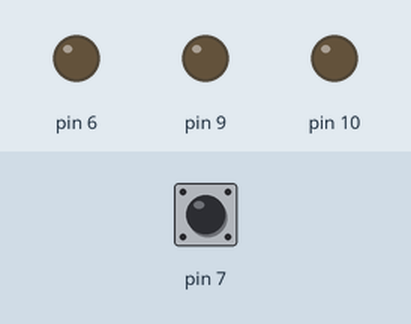
Recording of a sketch running on a simulated Arduino Uno, built with avr-gcc and run on an emulated ATmega328P. On the bench: output pins drawn as LEDs (lit = HIGH). The inputs (shaded band) are chosen by the test bench; at power-on: pin 7 HIGH. Random numbers use the default seed unless the sketch sets one.

Above: at 1.2 s.
1.3 s: pin 7 pulled LOW for 0.15 s
At 2.2 s:
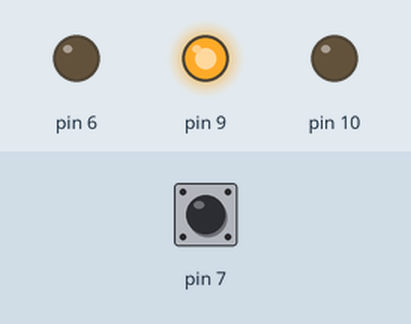
Timing chart, 0 to 4.3 s (numbered marks = the images above; inputs shaded):
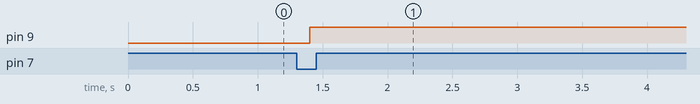

The sketch:

shrine_controller_COIN_TRIGGER_010.ino.ino
```cpp
// PIN9 TRIGGERS THE MP3 DIVINATION DEVICE
//RELAYS ON PINS 2,3,4,5 CONTROL NEONS (WIRED IN PAIRS)
// RELAY ON PIN 6 UNUSED

void setup() {

  randomSeed(analogRead(A0) + analogRead(A1) + analogRead(A2));


//int CountCoin = 0;


}

void loop() {

//coin in pin -SET HIGH TO STOP
    pinMode(7, INPUT);
    digitalWrite(7, HIGH);

    //TRIGGER MP3 PLAYER pin -SET LOW TO STOP mp3
    pinMode(9, OUTPUT);
    digitalWrite(9, LOW);

// relay pins STOP RELAYS
    pinMode(2, INPUT);
      pinMode(3, INPUT);
        pinMode(4, INPUT);
          pinMode(5, INPUT);
          //COMPUTER LEDS OFF
            pinMode(6, INPUT);
            //OTHER 3 RELAYS
           pinMode(10, INPUT);
      pinMode(11, INPUT);
        pinMode(12, INPUT);


  int CoinOp = digitalRead(7);


if(CoinOp == LOW)
// switch is pressed - pullup keeps pin high normally
{
   delay(100); // delay to debounce switch
//TURN ON MP3
 digitalWrite(9, HIGH);


RunNeons();
}}//END LOOP


//>>>>>>>>>>>>>>>>>>>>>>SELECT RELAY/NEON FUNCTION
void RunNeons()
{
    //turn on lights on white board
    pinMode(6, OUTPUT);


 int CountCoin = 1;
 int cycle = random(6,12);
int timer = cycle;  //AMOUNT OF TIMES TO REPEAT THE neon rotation
int tempo = 600; //miliseconds delay between each CYCLE
int OnTime= 400; //how long each neon on

//>>>>>>WHILE LOOP
  while(CountCoin < timer){
 // loop from the lowest pin to the highest:
  for (int thisPin = 2; thisPin < 6; thisPin++) {
     // turn the pin on:FOR NEON LIGHTS
    pinMode(thisPin, OUTPUT);
    //DELAY BETWEEN SELECTIONS
    delay(OnTime);
    // turn the pin off:
      pinMode(thisPin, INPUT);
CountCoin++;


delay(tempo);        // delay in between reads for stability
  }//END FOR LOOP
  }//END WHILE LOOP

//>>>>>>>>>>>>>>>>>>>>>
    //TURN NEONS OFF
  // relay pins STOP RELAYS
    pinMode(2, INPUT);
      pinMode(3, INPUT);
        pinMode(4, INPUT);
          pinMode(5, INPUT);

            //OTHER 3 RELAYS
           pinMode(10, INPUT);
      pinMode(11, INPUT);
        pinMode(12, INPUT);

           //turn OFF lights on white board
    pinMode(6, INPUT);
  //start radio voices
  SelectRadio();
 }//END LOOP


//>>>>>>>>>>>>>>>>>>>>>>SELECT RADIO/NEON FUNCTION
void SelectRadio()
{     //  the radio relays 10,11,12

  //turn on lights on white board
    pinMode(6, OUTPUT);


 //TURN ON THE PIN9 TO START MP3 PLAYER
pinMode(9, OUTPUT);

    int CountCoin2 = 1;
    int cycle = random(2,6);
int timer2 = cycle; //AMOUNT OF TIMES TO REPEAT THE CYCLE

int tempo = 3000; //RADIO OFF TIME miliseconds delay between each cycle
int TimeOn = 5000; //0[time for radio to stay on
//>>>>>>WHILE LOOP
  while(CountCoin2 < timer2){

 // loop from the lowest pin to the highest FOR RADIO RELAYS 9,10,11
  for (int thisPin = 10; thisPin < 13; thisPin++) {

      // next decide if radio1 is on or off
pinMode(thisPin, OUTPUT);

if(timer2 > 3){  //turn on lights on white board after 3 cycles
    pinMode(6, OUTPUT);}

    //TIME ON DELAY
    delay(TimeOn);
    // turn the pin off:
      pinMode(thisPin, INPUT);
CountCoin2++;
delay(tempo);        // delay in between reads for stability
  }
  }//END WHILE LOOP
   //TURN OFF THE PIN9 TO STOP MP3 PLAYER
    pinMode(9, INPUT);
 //run the fast neons at end
  RunNeonsEnd();
 }//END LOOP


//>>>>>>>>>>>>>>>>>>>>>>SELECT RELAY/NEON FUNCTION
void RunNeonsEnd()
{
    //turn off lights on white board
    pinMode(6, INPUT);
     //TURN OFF THE PIN9 TO STOP MP3 PLAYER
    pinMode(9, INPUT);

 int CountCoin = 1;
 int cycle = random(6,12);
int timer = cycle;  //AMOUNT OF TIMES TO REPEAT THE neon rotation
int tempo = 400; //miliseconds delay between each CYCLE
int OnTime= 200; //how long each neon on

//>>>>>>WHILE LOOP
  while(CountCoin < timer){
 // loop from the lowest pin to the highest:
  for (int thisPin = 2; thisPin < 6; thisPin++) {
     // turn the pin on:FOR NEON LIGHTS
    pinMode(thisPin, OUTPUT);
    //DELAY BETWEEN SELECTIONS
    delay(OnTime);
    // turn the pin off:
      pinMode(thisPin, INPUT);
CountCoin++;


delay(tempo);        // delay in between reads for stability
  }//END FOR LOOP
  }//END WHILE LOOP

//>>>>>>>>>>>>>>>>>>>>>
    //TURN NEONS OFF
  // relay pins STOP RELAYS
    pinMode(2, INPUT);
      pinMode(3, INPUT);
        pinMode(4, INPUT);
          pinMode(5, INPUT);

            //OTHER 3 RELAYS
           pinMode(10, INPUT);
      pinMode(11, INPUT);
        pinMode(12, INPUT);


 //GO BACK TO LOOP AND WAIT FOR A NEW COIN
  loop();
 }//END LOOP
```

Measured:
- after the input at 1.3 s, pin 9: LOW → HIGH after 0.10 s
